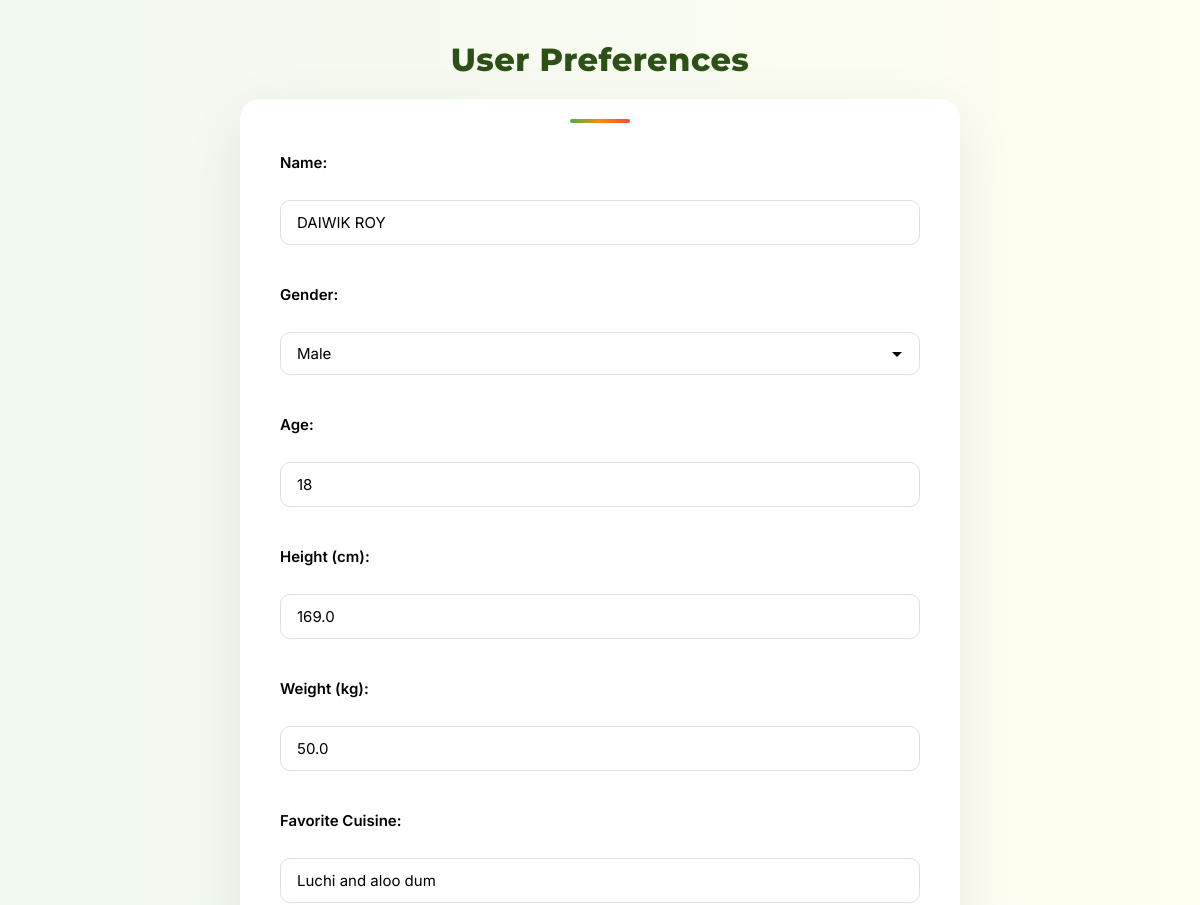
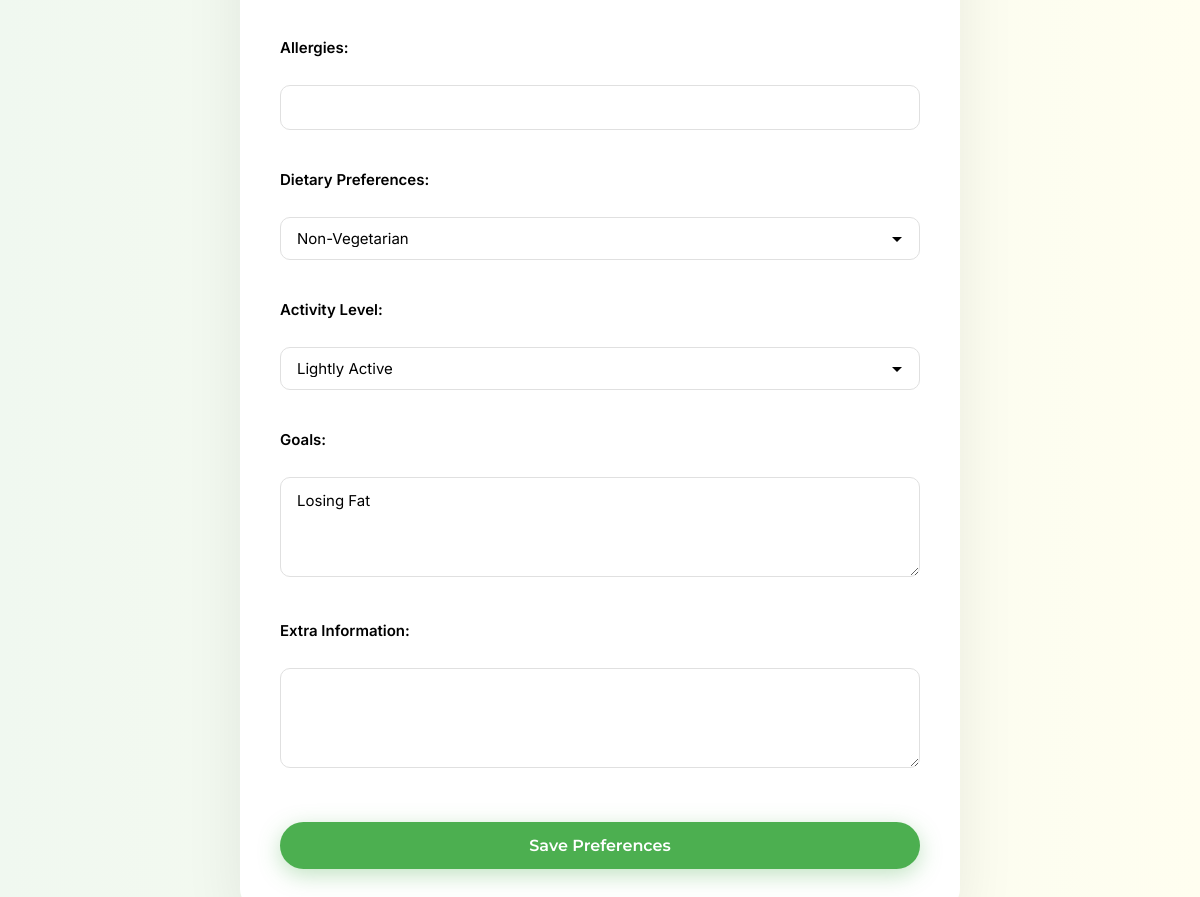
The app's page /preferences/ (signed in) with its own data (2 pictures, top to bottom).
### main/models.py (models this page shows, shortened)
class Profile(models.Model):
    user = models.OneToOneField(User, on_delete=models.CASCADE)
    name = models.CharField(max_length=100, blank=True)
    age = models.IntegerField(null=True, blank=True)
    gender = models.CharField(max_length=10, blank=True)
    height = models.FloatField(null=True, blank=True)  # in centimeters
    weight = models.FloatField(null=True, blank=True)  # in kilograms
    fav = models.CharField(max_length=200, blank=True)
    allergies = models.CharField(max_length=200, blank=True)
    dietary_preferences = models.CharField(max_length=200, blank=True)
    activity_level = models.CharField(max_length=50, blank=True)
    extra_information = models.TextField(blank=True)
    goals = models.TextField(blank=True)

### main/views.py (the view, shortened to what this page needs)
# urls.py: path('preferences/', views.preferences, name='preferences'),
@login_required
def preferences(request):
    try:
        profile, _ = Profile.objects.get_or_create(user=request.user)
        return render(request, "preferences.html", {
                "profile": profile
            })
    except Exception as e:
        import traceback
        traceback.print_exc()
        return HttpResponse(f"Error loading preferences: {str(e)}", status=500)

### main/templates/preferences.html (shortened to what this page needs)
<!DOCTYPE html>
<html lang="en">
<head>
    {% load static %}
    <link rel="stylesheet" href="{% static 'styles.css' %}">
</head>
<body>
<h1>User Preferences</h1>
<form method="post">
    <label>Name:</label><br>
    <input type="text" name="name" value="{{ profile.name }}"><br><br>
    <label>Gender:</label><br>
    <select name="gender">
        <option value="male" {% if profile.gender == "male" %}selected{% endif %}>Male</option>
    </select><br><br>
    <label>Age:</label><br>
    <input type="number" name="age"
           value="{{ profile.age|default_if_none:'' }}"><br><br>
    <label>Height (cm):</label><br>
    <input type="number" step="0.1" name="height"
           value="{{ profile.height|default_if_none:'' }}"><br><br>
    <label>Weight (kg):</label><br>
    <input type="number" step="0.1" name="weight"
           value="{{ profile.weight|default_if_none:'' }}"><br><br>
    <label>Favorite Cuisine:</label><br>
    <input type="text" name="fav" value="{{ profile.fav }}"><br><br>
    <label>Allergies:</label><br>
    <input type="text" name="allergies" value="{{ profile.allergies }}"><br><br>
    <label>Dietary Preferences:</label><br>
    <select name="dietary_preferences">
        <option value="Non-Vegetarian" {% if profile.dietary_preferences == "Non-Vegetarian" %}selected{% endif %}>Non-Vegetarian</option>
    </select>
    <br><br>
    <label>Activity Level:</label><br>
    <select name="activity_level">
        <option value="lightly_active" {% if profile.activity_level == "lightly_active" %}selected{% endif %}>Lightly Active</option>
    </select><br><br>
    <label>Goals:</label><br>
    <textarea name="goals">{{ profile.goals }}</textarea><br><br>
    <label>Extra Information:</label><br>
    <textarea name="extra_information">{{ profile.extra_information }}</textarea><br><br>
    <button type="submit">Save Preferences</button>
</form>
</body>
</html>

### main/static/styles.css (style rules this page uses)
* { margin: 0; padding: 0; box-sizing: border-box; }
body { font-family: 'Poppins', 'Inter', 'Montserrat', -apple-system, BlinkMacSystemFont, 'Segoe UI', Roboto, Oxygen, Ubuntu, Cantarell, sans-serif; background: linear-gradient(to right, #f0f8f0, #fffef0); min-height: 100vh; position: relative; overflow-x: hidden; opacity: 0; transform: translateY(10px); transition: opacity 0.4s ease, transform 0.4s ease; color: #000000; }
body.page-loaded { opacity: 1; transform: translateY(0); }
body > h1:first-of-type { text-align: center; font-size: 32px; font-weight: 800; color: #2d5016; margin-bottom: 10px; font-family: 'Montserrat', 'Poppins', sans-serif; letter-spacing: 0.4px; padding-top: 40px; }
body > form { max-width: 720px; margin: 0 auto; padding: 40px; background: #ffffff; border-radius: 20px; box-shadow: 0 18px 60px rgba(0, 0, 0, 0.08); font-family: 'Inter', 'Poppins', sans-serif; }
body > form label { display: block; margin-bottom: 8px; font-size: 15px; font-weight: 600; color: #000000; font-family: 'Inter', 'Poppins', sans-serif; }
body > form input[type="text"], body > form input[type="number"], body > form select, body > form textarea { width: 100%; padding: 12px 16px; border-radius: 10px; border: 1px solid #e0e0e0; background: #ffffff; font-size: 15px; color: #000000; font-family: 'Inter', 'Poppins', sans-serif; margin-bottom: 20px; outline: none; transition: border-color 0.2s ease, box-shadow 0.2s ease, background 0.2s ease; box-sizing: border-box; }
body > form select { cursor: pointer; appearance: none; background-repeat: no-repeat; background-position: right 16px center; padding-right: 40px; }
body > form textarea { resize: vertical; min-height: 100px; font-family: 'Inter', 'Poppins', sans-serif; line-height: 1.5; }
body > form button[type="submit"] { background: #4caf50; color: #ffffff; border: none; padding: 14px 32px; border-radius: 999px; font-size: 16px; font-weight: 600; cursor: pointer; width: 100%; margin-top: 10px; font-family: 'Montserrat', 'Poppins', sans-serif; transition: background 0.3s ease, transform 0.2s ease, box-shadow 0.3s ease; box-shadow: 0 6px 22px rgba(76, 175, 80, 0.35); }
body > form::before { content: ''; display: block; width: 60px; height: 4px; background: linear-gradient(90deg, #4caf50, #ff8c00, #ff4444); border-radius: 2px; margin: -20px auto 30px; }
body > h1:first-of-type + form { margin-top: 20px; }

### records on screen
Profile: name "DAIWIK ROY", gender "Male", age "18", height "169.0", weight "50.0", fav "Luchi and aloo dum", dietary_preferences "Non-Vegetarian", activity_level "Lightly Active", goals "Losing Fat"
